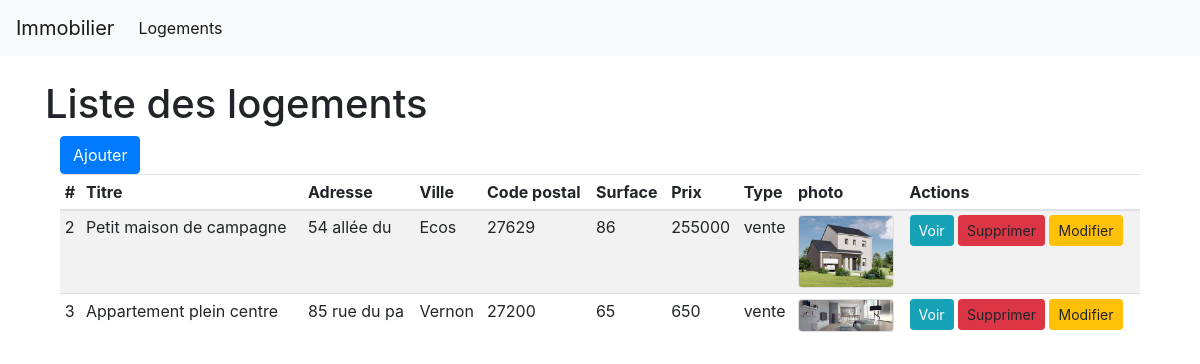
/index.php?page=logements, run on the app's committed database.
### tables this page shows
CREATE TABLE `logement` (
  `id_logement` int(3) NOT NULL,
  `titre` varchar(45) NOT NULL,
  `adresse` varchar(45) NOT NULL,
  `ville` varchar(45) NOT NULL,
  `cp` int(5) NOT NULL,
  `surface` int(5) NOT NULL,
  `prix` int(10) NOT NULL,
  `photo` varchar(255) DEFAULT NULL,
  `type` varchar(255) NOT NULL,
  `description` text NOT NULL
);

### controller/logementController.php (called while the page is built, shortened)
<?php
require('model/logementModel.php');
function showLogements(){
    $logements = getLogements();
    include ('view/listLogementView.php');
}

### model/logementModel.php (called while the page is built, shortened)
<?php
function getLogements(){
    $db = getDB();
    $req = $db->prepare('SELECT * FROM logement');
    $req->execute();
    return $req->fetchAll();
}

### view/listLogementView.php (the view, shortened to what this page needs)
    <div class="container">
        <div class="row">
            <h1>Liste des logements</h1>
        </div>
        <div class="row">
            <div class="col">
                <table class="table table-sm table-striped">
                    <thead>
                    <tr>
                        <th>#</th>
                        <th>Titre</th>
                        <th>Adresse</th>
                        <th>Ville</th>
                        <th>Code postal</th>
                        <th>Surface</th>
                        <th>Prix</th>
                        <th>Type</th>
                        <th>photo</th>
                        <th>Actions</th>
                    </tr>
                    </thead>
                    <tbody>
                    <?php
                    foreach($logements as $logement) {
                        ?>
                        <tr>
                            <td><?= $logement['id_logement'] ?></td>
                            <td><?= $logement['titre'] ?></td>
                            <td><?= substr($logement['adresse'], 0, 12) ?></td>
                            <td><?= $logement['ville'] ?></td>
                            <td><?= $logement['cp'] ?></td>
                            <td><?= $logement['surface'] ?></td>
                            <td><?= $logement['prix'] ?></td>
                            <td><?= $logement['type'] ?></td>
                            <td><img class="img-fluid card" style="width: 6rem;" src="public/images/<?= $logement['photo'] ?>" alt="photo"></td>
                            <td>
                                <a class="btn btn-info btn-sm" href="index.php?page=logement&id=<?= $logement['id_logement'] ?>">Voir</a>
                                <a class="delete btn btn-danger btn-sm" data-id="<?= $logement['id_logement'] ?>">Supprimer</a>
                                <a class="update btn btn-warning btn-sm" data-id="<?= $logement['id_logement'] ?>">Modifier</a>
                            </td>
                        </tr>
                        <?php
                    }
                    ?>
                    <a href="index.php?page=addLogement" class="btn btn-primary">Ajouter</a>
                    </tbody>
                </table>
            </div>
        </div>
    </div>
<?php
$content = ob_get_clean();
require('view/template.php');

### index.php (shortened to what this page needs)
<?php
require ('controller/logementController.php');
if (empty($_GET['page'])){
    welcome();
} else {
    $page = $_GET['page'];
    if ($page == "logements") {
        showLogements();
    } elseif ($page == "logement"){
        showLogement();
    } elseif ($page == "addLogement"){
        showAddLogement();
    } elseif ($page == "createLogement"){
        addLogement();
    } elseif ($page == "updateLogement"){
        showUpdateLogement();
    } elseif ($page == "editLogement"){
        editLogement();
    } elseif ($page == "deleteLogement"){
        deleteLogement();
    }
    else{
        showNotFound();
    }
}

### view/template.php (shortened to what this page needs)
<!DOCTYPE html>
<html lang="fr">
<head>
    <link rel="stylesheet" href="https://stackpath.bootstrapcdn.com/bootstrap/4.4.1/css/bootstrap.min.css">
</head>
<body>
<?php include ('view/header.php'); ?>
<div class="container py-4">
    <?= $content ?>
</div>
</body>
</html>

### view/header.php (shortened to what this page needs)
<nav class="navbar navbar-expand-lg navbar-light bg-light">
    <a class="navbar-brand" href="#">Immobilier</a>
    <div class="collapse navbar-collapse" id="navbarSupportedContent">
        <ul class="navbar-nav mr-auto">
            <li class="nav-item active">
                <a class="nav-link" href="index.php?page=logements">Logements</a>
            </li>
    </div>
</nav>

### data on the page
logement: id_logement "2", titre "Petit maison de campagne", adresse "54 allée du", ville "Ecos", cp "27629", surface "86", prix "255000", type "vente", photo (picture)
logement: id_logement "3", titre "Appartement plein centre", adresse "85 rue du pa", ville "Vernon", cp "27200", surface "65", prix "650", type "vente", photo (picture)
